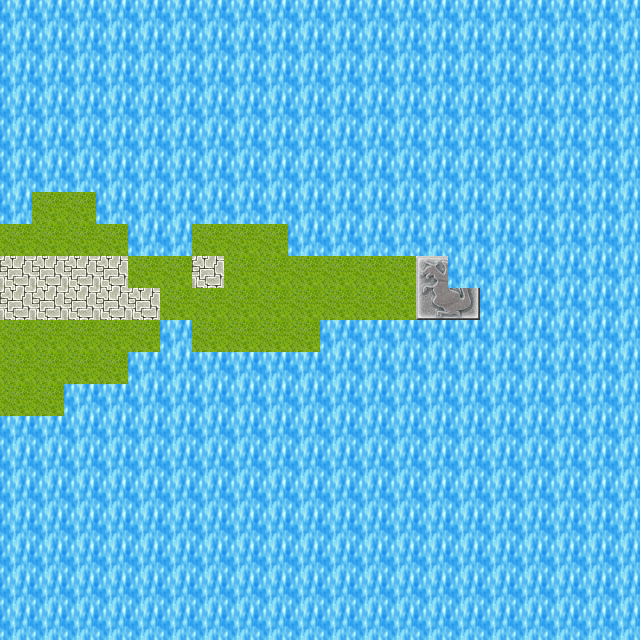

This game map was drawn from its Tiled (.tmx) file and the tilesets committed beside it. A one-line description and the trimmed map source follow:
An orthogonal 20x20 tile map with 32x32 px tiles, 3 tile layers (background, terrain, upper_terrain) and 15 objects (to_main_map).

<map version="1.4" tiledversion="1.4.2" orientation="orthogonal" renderorder="right-down" width="20" height="20" tilewidth="32" tileheight="32" infinite="0" nextlayerid="8" nextobjectid="20">
 <properties>
  <property name="grid_cols" type="int" value="2" />
  <property name="grid_rows" type="int" value="2" />
 </properties>
 <tileset firstgid="1" name="tilea5" tilewidth="32" tileheight="32" tilecount="128" columns="8">
  <image source="../images/tilea5.png" width="256" height="512" />
 </tileset>
 <layer id="1" name="background" width="20" height="20">
  <properties>
   <property name="zIndex" type="int" value="1" />
  </properties>
  <data>[400 cells, 400 non-empty, 2 distinct tile ids]</data>
 </layer>
 <layer id="2" name="terrain" width="20" height="20">
  <properties>
   <property name="zIndex" type="int" value="2" />
  </properties>
  <data>[400 cells, 13 non-empty, 4 distinct tile ids]</data>
 </layer>
 <objectgroup id="7" name="game_objects">
  <properties>
   <property name="type" value="game_objects" />
   <property name="zIndex" type="int" value="3" />
  </properties>
 </objectgroup>
 <layer id="3" name="upper_terrain" width="20" height="20">
  <properties>
   <property name="zIndex" type="int" value="4" />
  </properties>
  <data>[400 cells, 0 non-empty, 0 distinct tile ids]</data>
 </layer>
 <objectgroup id="5" name="collidables">
  <properties>
   <property name="type" value="obstacles" />
  </properties>
  <object id="1" x="416" y="256" width="64" height="64" />
  <object id="2" x="60.8" y="228" height="0.8" />
  <object id="3" x="0" y="160" width="32" height="64" />
  <object id="4" x="32" y="160" width="64" height="32" />
  <object id="5" x="96" y="192" width="32" height="32" />
  <object id="6" x="128" y="224" width="64" height="32" />
  <object id="7" x="192" y="192" width="96" height="32" />
  <object id="8" x="288" y="224" width="128" height="32" />
  <object id="9" x="320" y="320" width="96" height="32" />
  <object id="10" x="192" y="352" width="128" height="32" />
  <object id="11" x="160" y="320" width="32" height="32" />
  <object id="12" x="128" y="352" width="32" height="32" />
  <object id="13" x="64" y="384" width="64" height="32" />
  <object id="15" x="0" y="416" width="64" height="32" />
 </objectgroup>
 <objectgroup id="6" name="portals">
  <properties>
   <property name="type" value="portals" />
  </properties>
  <object id="18" name="to_main_map" x="-17.6" y="256.8" width="32.8" height="62.4">
   <properties>
    <property name="destX" type="int" value="736" />
    <property name="destY" type="int" value="320" />
    <property name="levelId" value="test5.tmx" />
   </properties>
  </object>
 </objectgroup>
</map>
